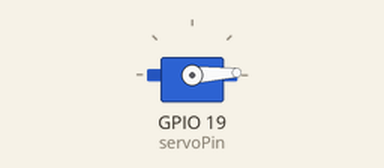
Simulated run of this sketch. Board: ESP32. Parts: servo.

Above: at 0.05 s.
At 1.3 s:
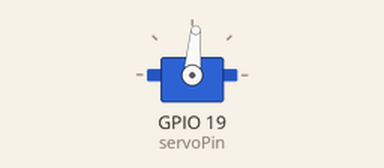
At 2.6 s:
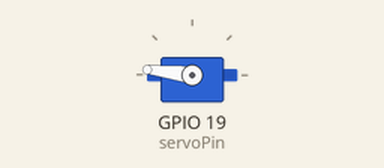
At 5.2 s:
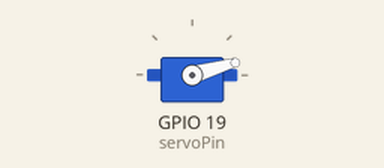
Timing chart, 0 to 7.1 s (numbered marks = the images above):
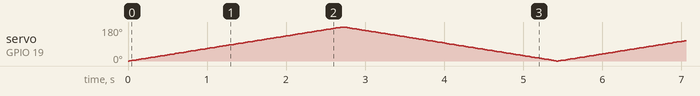

The sketch:

servo_angle_control.ino
```cpp
#include <ESP32_Servo.h>

Servo myservo;  // create servo object to control a servo
                // 16 servo objects can be created on the ESP32

int pos = 0;    // variable to store the servo position
// Recommended PWM GPIO pins on the ESP32 include 2,4,12-19,21-23,25-27,32-33
int servoPin = 19;

void setup() {
  myservo.attach(servoPin);   // attaches the servo on pin 18 to the servo object
                              // using default min/max of 1000us and 2000us
                              // different servos may require different min/max settings
                              // for an accurate 0 to 180 sweep
}

void loop() {
  for (pos = 0; pos <= 180; pos += 1) { // goes from 0 degrees to 180 degrees
    // in steps of 1 degree
    myservo.write(pos);              // tell servo to go to position in variable 'pos'
    delay(15);                       // waits 15ms for the servo to reach the position
  }
  for (pos = 180; pos >= 0; pos -= 1) { // goes from 180 degrees to 0 degrees
    myservo.write(pos);              // tell servo to go to position in variable 'pos'
    delay(15);                       // waits 15ms for the servo to reach the position
  }
}
```
